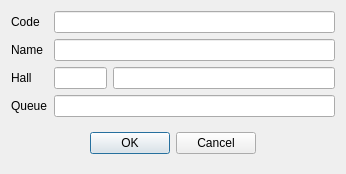
<?xml version="1.0" encoding="UTF-8"?>
<ui version="4.0">
 <class>RERestTable</class>
 <widget class="QDialog" name="RERestTable">
  <property name="geometry">
   <rect>
    <x>0</x>
    <y>0</y>
    <width>346</width>
    <height>165</height>
   </rect>
  </property>
  <property name="windowTitle">
   <string>Table</string>
  </property>
  <layout class="QVBoxLayout" name="verticalLayout">
   <item>
    <layout class="QGridLayout" name="gridLayout">
     <item row="0" column="0">
      <widget class="QLabel" name="label">
       <property name="text">
        <string>Code</string>
       </property>
      </widget>
     </item>
     <item row="1" column="0">
      <widget class="QLabel" name="label_2">
       <property name="text">
        <string>Name</string>
       </property>
      </widget>
     </item>
     <item row="2" column="1">
      <widget class="EQLineEdit" name="leHallCode">
       <property name="maximumSize">
        <size>
         <width>80</width>
         <height>16777215</height>
        </size>
       </property>
       <property name="Field" stdset="0">
        <string>f_hall</string>
       </property>
       <property name="ShowButton" stdset="0">
        <bool>true</bool>
       </property>
      </widget>
     </item>
     <item row="2" column="0">
      <widget class="QLabel" name="label_3">
       <property name="text">
        <string>Hall</string>
       </property>
      </widget>
     </item>
     <item row="3" column="0">
      <widget class="QLabel" name="label_4">
       <property name="text">
        <string>Queue</string>
       </property>
      </widget>
     </item>
     <item row="2" column="2">
      <widget class="EQLineEdit" name="leHallName">
       <property name="readOnly">
        <bool>true</bool>
       </property>
      </widget>
     </item>
     <item row="0" column="1" colspan="2">
      <widget class="EQLineEdit" name="leCode">
       <property name="Field" stdset="0">
        <string>f_id</string>
       </property>
       <property name="PrimaryKey" stdset="0">
        <bool>true</bool>
       </property>
      </widget>
     </item>
     <item row="1" column="1" colspan="2">
      <widget class="EQLineEdit" name="leName">
       <property name="Field" stdset="0">
        <string>f_name</string>
       </property>
      </widget>
     </item>
     <item row="3" column="1" colspan="2">
      <widget class="EQLineEdit" name="leQueue">
       <property name="Field" stdset="0">
        <string>f_queue</string>
       </property>
      </widget>
     </item>
     <item row="4" column="0" colspan="3">
      <widget class="QWidget" name="widget" native="true">
       <layout class="QHBoxLayout" name="horizontalLayout">
        <item>
         <spacer name="horizontalSpacer">
          <property name="orientation">
           <enum>Qt::Horizontal</enum>
          </property>
          <property name="sizeHint" stdset="0">
           <size>
            <width>146</width>
            <height>20</height>
           </size>
          </property>
         </spacer>
        </item>
        <item>
         <widget class="QPushButton" name="btnOk">
          <property name="text">
           <string>OK</string>
          </property>
         </widget>
        </item>
        <item>
         <widget class="QPushButton" name="btnCancel">
          <property name="text">
           <string>Cancel</string>
          </property>
         </widget>
        </item>
        <item>
         <spacer name="horizontalSpacer_2">
          <property name="orientation">
           <enum>Qt::Horizontal</enum>
          </property>
          <property name="sizeHint" stdset="0">
           <size>
            <width>146</width>
            <height>20</height>
           </size>
          </property>
         </spacer>
        </item>
       </layout>
      </widget>
     </item>
    </layout>
   </item>
  </layout>
 </widget>
 <customwidgets>
  <customwidget>
   <class>EQLineEdit</class>
   <extends>QLineEdit</extends>
   <header location="global">eqlineedit.h</header>
   <slots>
    <signal>customButtonClicked(bool)</signal>
   </slots>
  </customwidget>
 </customwidgets>
 <resources/>
 <connections/>
</ui>
